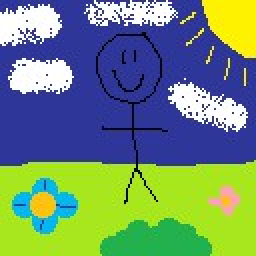
#> input picture resaved_image.jpg, 128 x 128 px, given as the content of the folder test/REAL, which was not available (shown 2 times larger)
$ python Main.py
#> lines starting #> are read from the running program, lines starting #| are printed output that depends on the picture; pictures that were not available may be replaced by others from this repository, and a replacement may not be noted
### ELAConverter.py
#converts input image to ela applied image
from PIL import Image, ImageChops, ImageEnhance


def convert_to_ela_image(filename,quality):

#> called with filename = 'test/REAL/resaved_image.jpg', quality = 90
    Original_Image = Image.open(filename).convert('RGB')
#> Original_Image is the input picture: PIL image 128x128 RGB; mean R, G, B 110.4, 140.4, 118.7

    Compressed_Image_filename = 'resaved_image.jpg'
    Original_Image.save(Compressed_Image_filename,'JPEG',quality=quality)
    Compressed_Image = Image.open(Compressed_Image_filename)
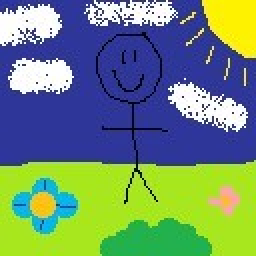
#> Compressed_Image: PIL image 128x128 RGB (shown 2 times larger); mean R, G, B 110.4, 140.3, 118

    ELA_Image = ImageChops.difference(Original_Image,Compressed_Image)
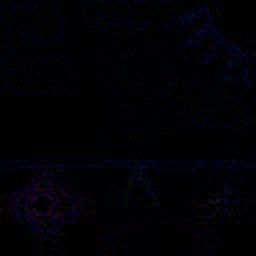
#> ELA_Image: PIL image 128x128 RGB (shown 2 times larger); mean R, G, B 1.4, 1.2, 5

    #scaling factors are calculated from pixel extremas
    extrema = ELA_Image.getextrema()
#> extrema = ((0, 30), (0, 20), (0, 53))
    max_difference = max([pix[1] for pix in extrema])
#> max_difference = 53
    if max_difference ==0:
        max_difference = 1
    scale = 350.0 / max_difference
#> scale = 6.6

    ELA_Image = ImageEnhance.Brightness(ELA_Image).enhance(scale)
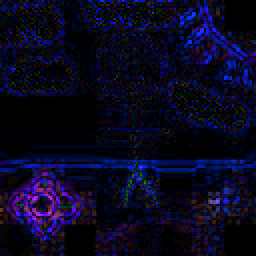
#> ELA_Image: PIL image 128x128 RGB (shown 2 times larger); mean R, G, B 9.2, 7.7, 32.7

    ELA_Image.save("ela_image.png")
    return ELA_Image

### DataSet.py
from os import listdir
from os.path import isfile

import numpy as np

import ELAConverter


def PreProcess(image_path):
    return np.array(ELAConverter.convert_to_ela_image(image_path, 90).resize((128, 128))).flatten() / 255.0

def getDataSet(DataSetType):
    X = [] # Images
    Y = [] # 0 = fake, 1 = real

    if(DataSetType == 0):
        TestOrTrain = 'train'
    else:
        TestOrTrain = 'test'

    path = TestOrTrain+'/REAL'
    print(path);

    allFiles = []
    for f in listdir(path):
        if(isfile(path + '/'+ f)):
            allFiles.append(path + '/'+ f);

    for file in allFiles:
        if file.endswith('jpg') or file.endswith('png'):
            X.append(PreProcess(file))
            Y.append(1)     # label for authentic images

    print(f'Total images: {len(X)}\nTotal labels: {len(Y)}')
#| Total images: 1
#| Total labels: 1


    path = TestOrTrain+'/FAKE'
    print(path);

    allFiles = []
    for f in listdir(path):
        if(isfile(path + '/'+ f)):
            allFiles.append(path + '/'+ f);

    for file in allFiles:
        if file.endswith('jpg') or file.endswith('png'):
            X.append(PreProcess(file))
            Y.append(0)     # label for authentic images

    print(f'Total images: {len(X)}\nTotal labels: {len(Y)}')
#| Total images: 2
#| Total labels: 2

    X = np.array(X)
    Y = np.array(Y)
    X = X.reshape(-1, 128, 128, 3)

    return X, Y

### Main.py
import DataSet

#train_X, train_Y = DataSet.getDataSet(0);
test_X, test_Y = DataSet.getDataSet(1);
#> test_Y = [1, 0]
